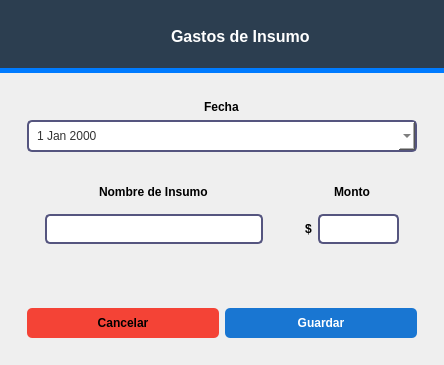
<?xml version="1.0" encoding="UTF-8"?>
<ui version="4.0">
 <class>GastosForm</class>
 <widget class="QDialog" name="GastosForm">
  <property name="geometry">
   <rect>
    <x>0</x>
    <y>0</y>
    <width>444</width>
    <height>365</height>
   </rect>
  </property>
  <property name="windowTitle">
   <string>Dialog</string>
  </property>
  <property name="styleSheet">
   <string notr="true">QLineEdit {
     border: 2px solid rgb(85, 85, 127);
     border-radius: 5px;
     padding: 5px 8px;
     color: #333;
     background-color: #fff;
   }
   QLineEdit:focus {
     border: 1px solid #0078d7;
     background-color: #eef6ff;
   }
 QPushButton {
     border: none;
     padding: 8px 16px;
     border-radius: 5px;
     font-weight: bold;
   }
   QPushButton#cancelar_form {
     background-color: #f44336;
     color: white;
   }
   QPushButton#cancelar_form:hover {
     background-color: #d32f2f;
   }
   QPushButton#guardar_gasto {
     background-color: #1976d2;
     color: white;
   }
   QPushButton#guardar_gasto:hover {
     background-color: #0d47a1;
   }
QTextEdit , QDateEdit {
     border: 2px solid rgb(85, 85, 127);
     border-radius: 5px;
     padding: 5px 8px;
     color: #333;
     background-color: #fff;
padding:6px;
   }</string>
  </property>
  <layout class="QVBoxLayout" name="verticalLayout" stretch="2,8">
   <property name="spacing">
    <number>0</number>
   </property>
   <property name="leftMargin">
    <number>0</number>
   </property>
   <property name="topMargin">
    <number>0</number>
   </property>
   <property name="rightMargin">
    <number>0</number>
   </property>
   <property name="bottomMargin">
    <number>0</number>
   </property>
   <item>
    <widget class="QWidget" name="widget" native="true">
     <property name="styleSheet">
      <string notr="true">background: #2C3E50;
border-bottom: 6px solid #5F9EA0;
border-bottom: 5px solid #007BFF;</string>
     </property>
     <layout class="QHBoxLayout" name="horizontalLayout">
      <item>
       <spacer name="horizontalSpacer">
        <property name="orientation">
         <enum>Qt::Horizontal</enum>
        </property>
        <property name="sizeHint" stdset="0">
         <size>
          <width>40</width>
          <height>20</height>
         </size>
        </property>
       </spacer>
      </item>
      <item>
       <widget class="QLabel" name="label">
        <property name="minimumSize">
         <size>
          <width>30</width>
          <height>30</height>
         </size>
        </property>
        <property name="maximumSize">
         <size>
          <width>30</width>
          <height>30</height>
         </size>
        </property>
        <property name="styleSheet">
         <string notr="true">border:none;</string>
        </property>
        <property name="text">
         <string/>
        </property>
        <property name="pixmap">
         <pixmap>../images/dinero.png</pixmap>
        </property>
        <property name="scaledContents">
         <bool>true</bool>
        </property>
       </widget>
      </item>
      <item>
       <widget class="QLabel" name="label_2">
        <property name="minimumSize">
         <size>
          <width>50</width>
          <height>50</height>
         </size>
        </property>
        <property name="maximumSize">
         <size>
          <width>200</width>
          <height>200</height>
         </size>
        </property>
        <property name="font">
         <font>
          <pointsize>12</pointsize>
          <italic>false</italic>
          <bold>true</bold>
         </font>
        </property>
        <property name="styleSheet">
         <string notr="true">font-weight: bold;
border:none;
color:rgb(255, 255, 255);</string>
        </property>
        <property name="text">
         <string>Gastos de Insumo</string>
        </property>
       </widget>
      </item>
      <item>
       <spacer name="horizontalSpacer_2">
        <property name="orientation">
         <enum>Qt::Horizontal</enum>
        </property>
        <property name="sizeHint" stdset="0">
         <size>
          <width>40</width>
          <height>20</height>
         </size>
        </property>
       </spacer>
      </item>
     </layout>
    </widget>
   </item>
   <item>
    <widget class="QWidget" name="widget_2" native="true">
     <layout class="QHBoxLayout" name="horizontalLayout_2">
      <item>
       <widget class="QWidget" name="widget_3" native="true">
        <layout class="QVBoxLayout" name="verticalLayout_2" stretch="0,1,1">
         <item alignment="Qt::AlignBottom">
          <widget class="QWidget" name="widget_8" native="true">
           <layout class="QVBoxLayout" name="verticalLayout_4">
            <item alignment="Qt::AlignHCenter">
             <widget class="QLabel" name="label_6">
              <property name="font">
               <font>
                <bold>true</bold>
               </font>
              </property>
              <property name="text">
               <string>Fecha</string>
              </property>
             </widget>
            </item>
            <item alignment="Qt::AlignTop">
             <widget class="QDateEdit" name="dateEdit">
              <property name="calendarPopup">
               <bool>true</bool>
              </property>
             </widget>
            </item>
           </layout>
          </widget>
         </item>
         <item>
          <widget class="QWidget" name="widget_5" native="true">
           <layout class="QHBoxLayout" name="horizontalLayout_4">
            <item>
             <widget class="QWidget" name="widget_10" native="true">
              <layout class="QVBoxLayout" name="verticalLayout_5">
               <item alignment="Qt::AlignHCenter">
                <widget class="QLabel" name="label_3">
                 <property name="font">
                  <font>
                   <bold>true</bold>
                  </font>
                 </property>
                 <property name="text">
                  <string>Nombre de Insumo</string>
                 </property>
                </widget>
               </item>
               <item>
                <widget class="QWidget" name="widget_12" native="true">
                 <layout class="QHBoxLayout" name="horizontalLayout_5">
                  <item alignment="Qt::AlignTop">
                   <widget class="QLineEdit" name="lineEdit"/>
                  </item>
                 </layout>
                </widget>
               </item>
              </layout>
             </widget>
            </item>
            <item>
             <widget class="QWidget" name="widget_9" native="true">
              <property name="maximumSize">
               <size>
                <width>130</width>
                <height>16777215</height>
               </size>
              </property>
              <layout class="QVBoxLayout" name="verticalLayout_6">
               <item alignment="Qt::AlignHCenter|Qt::AlignBottom">
                <widget class="QLabel" name="label_7">
                 <property name="font">
                  <font>
                   <bold>true</bold>
                  </font>
                 </property>
                 <property name="text">
                  <string>Monto</string>
                 </property>
                </widget>
               </item>
               <item alignment="Qt::AlignRight">
                <widget class="QWidget" name="widget_11" native="true">
                 <layout class="QHBoxLayout" name="horizontalLayout_6">
                  <item>
                   <widget class="QLabel" name="label_8">
                    <property name="font">
                     <font>
                      <bold>true</bold>
                     </font>
                    </property>
                    <property name="text">
                     <string>$</string>
                    </property>
                   </widget>
                  </item>
                  <item alignment="Qt::AlignBottom">
                   <widget class="QLineEdit" name="lineEdit_3"/>
                  </item>
                 </layout>
                </widget>
               </item>
              </layout>
             </widget>
            </item>
           </layout>
          </widget>
         </item>
         <item alignment="Qt::AlignBottom">
          <widget class="QWidget" name="widget_4" native="true">
           <layout class="QHBoxLayout" name="horizontalLayout_3">
            <item>
             <widget class="QPushButton" name="cancelar_form">
              <property name="font">
               <font>
                <bold>true</bold>
               </font>
              </property>
              <property name="styleSheet">
               <string notr="true">color:black;</string>
              </property>
              <property name="text">
               <string>Cancelar</string>
              </property>
             </widget>
            </item>
            <item>
             <widget class="QPushButton" name="guardar_gasto">
              <property name="font">
               <font>
                <bold>true</bold>
               </font>
              </property>
              <property name="styleSheet">
               <string notr="true"/>
              </property>
              <property name="text">
               <string>Guardar</string>
              </property>
             </widget>
            </item>
           </layout>
          </widget>
         </item>
        </layout>
       </widget>
      </item>
     </layout>
    </widget>
   </item>
  </layout>
 </widget>
 <resources/>
 <connections/>
</ui>
